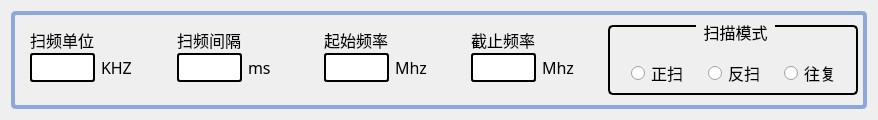
       <widget class="QWidget" name="widget_4" native="true">
        <property name="minimumSize">
         <size>
          <width>0</width>
          <height>120</height>
         </size>
        </property>
        <property name="maximumSize">
         <size>
          <width>16777215</width>
          <height>120</height>
         </size>
        </property>
        <layout class="QHBoxLayout" name="horizontalLayout_46">
         <item>
          <widget class="QWidget" name="widget_3_1" native="true">
           <property name="styleSheet">
            <string notr="true">#widget_3_1{border:4px solid rgb(141, 167, 219);
border-radius:5px;}</string>
           </property>
           <layout class="QHBoxLayout" name="horizontalLayout_45" stretch="2,2,2,2,3">
            <item>
             <widget class="QWidget" name="widget_42" native="true">
              <layout class="QVBoxLayout" name="verticalLayout_14">
               <property name="spacing">
                <number>1</number>
               </property>
               <property name="leftMargin">
                <number>0</number>
               </property>
               <property name="topMargin">
                <number>0</number>
               </property>
               <property name="rightMargin">
                <number>0</number>
               </property>
               <property name="bottomMargin">
                <number>0</number>
               </property>
               <item>
                <spacer name="verticalSpacer_25">
                 <property name="orientation">
                  <enum>Qt::Vertical</enum>
                 </property>
                 <property name="sizeHint" stdset="0">
                  <size>
                   <width>20</width>
                   <height>40</height>
                  </size>
                 </property>
                </spacer>
               </item>
               <item>
                <widget class="QWidget" name="widget_43" native="true">
                 <layout class="QHBoxLayout" name="horizontalLayout_36">
                  <property name="spacing">
                   <number>0</number>
                  </property>
                  <property name="leftMargin">
                   <number>10</number>
                  </property>
                  <property name="topMargin">
                   <number>0</number>
                  </property>
                  <property name="rightMargin">
                   <number>0</number>
                  </property>
                  <property name="bottomMargin">
                   <number>0</number>
                  </property>
                  <item>
                   <widget class="QLabel" name="label_31">
                    <property name="font">
                     <font>
                      <family>微软雅黑</family>
                      <pointsize>12</pointsize>
                     </font>
                    </property>
                    <property name="text">
                     <string>扫频单位</string>
                    </property>
                   </widget>
                  </item>
                  <item>
                   <spacer name="horizontalSpacer_17">
                    <property name="orientation">
                     <enum>Qt::Horizontal</enum>
                    </property>
                    <property name="sizeHint" stdset="0">
                     <size>
                      <width>67</width>
                      <height>20</height>
                     </size>
                    </property>
                   </spacer>
                  </item>
                 </layout>
                </widget>
               </item>
               <item>
                <widget class="QWidget" name="widget_44" native="true">
                 <layout class="QHBoxLayout" name="horizontalLayout_37">
                  <property name="leftMargin">
                   <number>10</number>
                  </property>
                  <property name="topMargin">
                   <number>0</number>
                  </property>
                  <item>
                   <widget class="QLineEdit" name="lineEdit_sfreq">
                    <property name="minimumSize">
                     <size>
                      <width>50</width>
                      <height>0</height>
                     </size>
                    </property>
                    <property name="maximumSize">
                     <size>
                      <width>65</width>
                      <height>16777215</height>
                     </size>
                    </property>
                    <property name="font">
                     <font>
                      <family>微软雅黑</family>
                      <pointsize>12</pointsize>
                     </font>
                    </property>
                    <property name="styleSheet">
                     <string notr="true">border:2px solid rgb(0, 0, 0);
border-radius:3px;</string>
                    </property>
                    <property name="text">
                     <string/>
                    </property>
                   </widget>
                  </item>
                  <item>
                   <widget class="QLabel" name="label_32">
                    <property name="font">
                     <font>
                      <family>微软雅黑</family>
                      <pointsize>12</pointsize>
                     </font>
                    </property>
                    <property name="text">
                     <string>KHZ</string>
                    </property>
                   </widget>
                  </item>
                 </layout>
                </widget>
               </item>
               <item>
                <spacer name="verticalSpacer_26">
                 <property name="orientation">
                  <enum>Qt::Vertical</enum>
                 </property>
                 <property name="sizeHint" stdset="0">
                  <size>
                   <width>20</width>
                   <height>40</height>
                  </size>
                 </property>
                </spacer>
               </item>
              </layout>
             </widget>
            </item>
            <item>
             <widget class="QWidget" name="widget_45" native="true">
              <layout class="QVBoxLayout" name="verticalLayout_15">
               <property name="spacing">
                <number>1</number>
               </property>
               <property name="leftMargin">
                <number>0</number>
               </property>
               <property name="topMargin">
                <number>0</number>
               </property>
               <property name="rightMargin">
                <number>0</number>
               </property>
               <property name="bottomMargin">
                <number>0</number>
               </property>
               <item>
                <spacer name="verticalSpacer_27">
                 <property name="orientation">
                  <enum>Qt::Vertical</enum>
                 </property>
                 <property name="sizeHint" stdset="0">
                  <size>
                   <width>20</width>
                   <height>40</height>
                  </size>
                 </property>
                </spacer>
               </item>
               <item>
                <widget class="QWidget" name="widget_46" native="true">
                 <layout class="QHBoxLayout" name="horizontalLayout_38">
                  <property name="spacing">
                   <number>0</number>
                  </property>
                  <property name="leftMargin">
                   <number>10</number>
                  </property>
                  <property name="topMargin">
                   <number>0</number>
                  </property>
                  <property name="rightMargin">
                   <number>0</number>
                  </property>
                  <property name="bottomMargin">
                   <number>0</number>
                  </property>
                  <item>
                   <widget class="QLabel" name="label_33">
                    <property name="font">
                     <font>
                      <family>微软雅黑</family>
                      <pointsize>12</pointsize>
                     </font>
                    </property>
                    <property name="text">
                     <string>扫频间隔</string>
                    </property>
                   </widget>
                  </item>
                  <item>
                   <spacer name="horizontalSpacer_18">
                    <property name="orientation">
                     <enum>Qt::Horizontal</enum>
                    </property>
                    <property name="sizeHint" stdset="0">
                     <size>
                      <width>67</width>
                      <height>20</height>
                     </size>
                    </property>
                   </spacer>
                  </item>
                 </layout>
                </widget>
               </item>
               <item>
                <widget class="QWidget" name="widget_47" native="true">
                 <layout class="QHBoxLayout" name="horizontalLayout_39">
                  <property name="leftMargin">
                   <number>10</number>
                  </property>
                  <property name="topMargin">
                   <number>0</number>
                  </property>
                  <item>
                   <widget class="QLineEdit" name="lineEdit_freq_delay">
                    <property name="minimumSize">
                     <size>
                      <width>50</width>
                      <height>0</height>
                     </size>
                    </property>
                    <property name="maximumSize">
                     <size>
                      <width>65</width>
                      <height>16777215</height>
                     </size>
                    </property>
                    <property name="font">
                     <font>
                      <family>微软雅黑</family>
                      <pointsize>12</pointsize>
                     </font>
                    </property>
                    <property name="styleSheet">
                     <string notr="true">border:2px solid rgb(0, 0, 0);
border-radius:3px;</string>
                    </property>
                    <property name="text">
                     <string/>
                    </property>
                   </widget>
                  </item>
                  <item>
                   <widget class="QLabel" name="label_34">
                    <property name="font">
                     <font>
                      <family>微软雅黑</family>
                      <pointsize>12</pointsize>
                     </font>
                    </property>
                    <property name="text">
                     <string>ms</string>
                    </property>
                   </widget>
                  </item>
                 </layout>
                </widget>
               </item>
               <item>
                <spacer name="verticalSpacer_28">
                 <property name="orientation">
                  <enum>Qt::Vertical</enum>
                 </property>
                 <property name="sizeHint" stdset="0">
                  <size>
                   <width>20</width>
                   <height>40</height>
                  </size>
                 </property>
                </spacer>
               </item>
              </layout>
             </widget>
            </item>
            <item>
             <widget class="QWidget" name="widget_48" native="true">
              <layout class="QVBoxLayout" name="verticalLayout_16">
               <property name="spacing">
                <number>1</number>
               </property>
               <property name="leftMargin">
                <number>0</number>
               </property>
               <property name="topMargin">
                <number>0</number>
               </property>
               <property name="rightMargin">
                <number>0</number>
               </property>
               <property name="bottomMargin">
                <number>0</number>
               </property>
               <item>
                <spacer name="verticalSpacer_29">
                 <property name="orientation">
                  <enum>Qt::Vertical</enum>
                 </property>
                 <property name="sizeHint" stdset="0">
                  <size>
                   <width>20</width>
                   <height>40</height>
                  </size>
                 </property>
                </spacer>
               </item>
               <item>
                <widget class="QWidget" name="widget_49" native="true">
                 <layout class="QHBoxLayout" name="horizontalLayout_40">
                  <property name="spacing">
                   <number>0</number>
                  </property>
                  <property name="leftMargin">
                   <number>10</number>
                  </property>
                  <property name="topMargin">
                   <number>0</number>
                  </property>
                  <property name="rightMargin">
                   <number>0</number>
                  </property>
                  <property name="bottomMargin">
                   <number>0</number>
                  </property>
                  <item>
                   <widget class="QLabel" name="label_35">
                    <property name="font">
                     <font>
                      <family>微软雅黑</family>
                      <pointsize>12</pointsize>
                     </font>
                    </property>
                    <property name="text">
                     <string>起始频率</string>
                    </property>
                   </widget>
                  </item>
                  <item>
                   <spacer name="horizontalSpacer_19">
                    <property name="orientation">
                     <enum>Qt::Horizontal</enum>
                    </property>
                    <property name="sizeHint" stdset="0">
                     <size>
                      <width>67</width>
                      <height>20</height>
                     </size>
                    </property>
                   </spacer>
                  </item>
                 </layout>
                </widget>
               </item>
               <item>
                <widget class="QWidget" name="widget_50" native="true">
                 <layout class="QHBoxLayout" name="horizontalLayout_41">
                  <property name="leftMargin">
                   <number>10</number>
                  </property>
                  <property name="topMargin">
                   <number>0</number>
                  </property>
                  <item>
                   <widget class="QLineEdit" name="lineEdit_freq_start">
                    <property name="minimumSize">
                     <size>
                      <width>50</width>
                      <height>0</height>
                     </size>
                    </property>
                    <property name="maximumSize">
                     <size>
                      <width>65</width>
                      <height>16777215</height>
                     </size>
                    </property>
                    <property name="font">
                     <font>
                      <family>微软雅黑</family>
                      <pointsize>12</pointsize>
                     </font>
                    </property>
                    <property name="styleSheet">
                     <string notr="true">border:2px solid rgb(0, 0, 0);
border-radius:3px;</string>
                    </property>
                    <property name="text">
                     <string/>
                    </property>
                   </widget>
                  </item>
                  <item>
                   <widget class="QLabel" name="label_36">
                    <property name="font">
                     <font>
                      <family>微软雅黑</family>
                      <pointsize>12</pointsize>
                     </font>
                    </property>
                    <property name="text">
                     <string>Mhz</string>
                    </property>
                   </widget>
                  </item>
                 </layout>
                </widget>
               </item>
               <item>
                <spacer name="verticalSpacer_30">
                 <property name="orientation">
                  <enum>Qt::Vertical</enum>
                 </property>
                 <property name="sizeHint" stdset="0">
                  <size>
                   <width>20</width>
                   <height>40</height>
                  </size>
                 </property>
                </spacer>
               </item>
              </layout>
             </widget>
            </item>
            <item>
             <widget class="QWidget" name="widget_51" native="true">
              <layout class="QVBoxLayout" name="verticalLayout_17">
               <property name="spacing">
                <number>1</number>
               </property>
               <property name="leftMargin">
                <number>0</number>
               </property>
               <property name="topMargin">
                <number>0</number>
               </property>
               <property name="rightMargin">
                <number>0</number>
               </property>
               <property name="bottomMargin">
                <number>0</number>
               </property>
               <item>
                <spacer name="verticalSpacer_31">
                 <property name="orientation">
                  <enum>Qt::Vertical</enum>
                 </property>
                 <property name="sizeHint" stdset="0">
                  <size>
                   <width>20</width>
                   <height>40</height>
                  </size>
                 </property>
                </spacer>
               </item>
               <item>
                <widget class="QWidget" name="widget_52" native="true">
                 <layout class="QHBoxLayout" name="horizontalLayout_42">
                  <property name="spacing">
                   <number>0</number>
                  </property>
                  <property name="leftMargin">
                   <number>10</number>
                  </property>
                  <property name="topMargin">
                   <number>0</number>
                  </property>
                  <property name="rightMargin">
                   <number>0</number>
                  </property>
                  <property name="bottomMargin">
                   <number>0</number>
                  </property>
                  <item>
                   <widget class="QLabel" name="label_37">
                    <property name="font">
                     <font>
                      <family>微软雅黑</family>
                      <pointsize>12</pointsize>
                     </font>
                    </property>
                    <property name="text">
                     <string>截止频率</string>
                    </property>
                   </widget>
                  </item>
                  <item>
                   <spacer name="horizontalSpacer_20">
                    <property name="orientation">
                     <enum>Qt::Horizontal</enum>
                    </property>
                    <property name="sizeHint" stdset="0">
                     <size>
                      <width>67</width>
                      <height>20</height>
                     </size>
                    </property>
                   </spacer>
                  </item>
                 </layout>
                </widget>
               </item>
               <item>
                <widget class="QWidget" name="widget_53" native="true">
                 <layout class="QHBoxLayout" name="horizontalLayout_43">
                  <property name="leftMargin">
                   <number>10</number>
                  </property>
                  <property name="topMargin">
                   <number>0</number>
                  </property>
                  <item>
                   <widget class="QLineEdit" name="lineEdit_freq_cutoff">
                    <property name="minimumSize">
                     <size>
                      <width>50</width>
                      <height>0</height>
                     </size>
                    </property>
                    <property name="maximumSize">
                     <size>
                      <width>65</width>
                      <height>16777215</height>
                     </size>
                    </property>
                    <property name="font">
                     <font>
                      <family>微软雅黑</family>
                      <pointsize>12</pointsize>
                     </font>
                    </property>
                    <property name="styleSheet">
                     <string notr="true">border:2px solid rgb(0, 0, 0);
border-radius:3px;</string>
                    </property>
                    <property name="text">
                     <string/>
                    </property>
                   </widget>
                  </item>
                  <item>
                   <widget class="QLabel" name="label_38">
                    <property name="font">
                     <font>
                      <family>微软雅黑</family>
                      <pointsize>12</pointsize>
                     </font>
                    </property>
                    <property name="text">
                     <string>Mhz</string>
                    </property>
                   </widget>
                  </item>
                 </layout>
                </widget>
               </item>
               <item>
                <spacer name="verticalSpacer_32">
                 <property name="orientation">
                  <enum>Qt::Vertical</enum>
                 </property>
                 <property name="sizeHint" stdset="0">
                  <size>
                   <width>20</width>
                   <height>40</height>
                  </size>
                 </property>
                </spacer>
               </item>
              </layout>
             </widget>
            </item>
            <item>
             <widget class="QGroupBox" name="groupScanMode">
              <property name="minimumSize">
               <size>
                <width>250</width>
                <height>0</height>
               </size>
              </property>
              <property name="maximumSize">
               <size>
                <width>16777215</width>
                <height>70</height>
               </size>
              </property>
              <property name="font">
               <font>
                <family>微软雅黑</family>
                <pointsize>12</pointsize>
               </font>
              </property>
              <property name="layoutDirection">
               <enum>Qt::LeftToRight</enum>
              </property>
              <property name="styleSheet">
               <string notr="true">#groupScanMode{border:2px solid rgb(0, 0, 0);
border-radius:5px;}
#groupScanMode::title {
    subcontrol-origin: margin;
    subcontrol-position: top center; /* 默认居中 */
    margin-top: -10px; /* 关键：将标题本身上移10像素 */
    padding: 0 5px;
}</string>
              </property>
              <property name="title">
               <string>扫描模式</string>
              </property>
              <property name="alignment">
               <set>Qt::AlignHCenter|Qt::AlignTop</set>
              </property>
              <layout class="QHBoxLayout" name="horizontalLayout_44">
               <property name="leftMargin">
                <number>20</number>
               </property>
               <property name="topMargin">
                <number>0</number>
               </property>
               <property name="rightMargin">
                <number>0</number>
               </property>
               <property name="bottomMargin">
                <number>0</number>
               </property>
               <item>
                <widget class="QRadioButton" name="radioBtnFScan">
                 <property name="font">
                  <font>
                   <family>微软雅黑</family>
                   <pointsize>12</pointsize>
                  </font>
                 </property>
                 <property name="cursor">
                  <cursorShape>PointingHandCursor</cursorShape>
                 </property>
                 <property name="layoutDirection">
                  <enum>Qt::LeftToRight</enum>
                 </property>
                 <property name="text">
                  <string>正扫</string>
                 </property>
                </widget>
               </item>
               <item>
                <widget class="QRadioButton" name="radioBtnBScan">
                 <property name="font">
                  <font>
                   <family>微软雅黑</family>
                   <pointsize>12</pointsize>
                  </font>
                 </property>
                 <property name="cursor">
                  <cursorShape>PointingHandCursor</cursorShape>
                 </property>
                 <property name="text">
                  <string>反扫</string>
                 </property>
                </widget>
               </item>
               <item>
                <widget class="QRadioButton" name="radioBtnAgainScan">
                 <property name="font">
                  <font>
                   <family>微软雅黑</family>
                   <pointsize>12</pointsize>
                  </font>
                 </property>
                 <property name="cursor">
                  <cursorShape>PointingHandCursor</cursorShape>
                 </property>
                 <property name="text">
                  <string>往复</string>
                 </property>
                </widget>
               </item>
              </layout>
             </widget>
            </item>
           </layout>
          </widget>
         </item>
        </layout>
       </widget>
